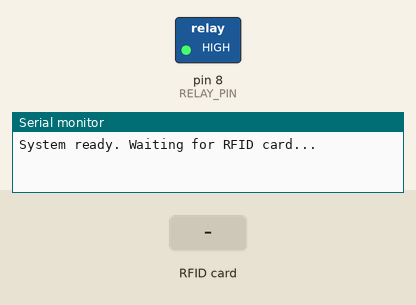
Bench run of a sketch on a simulated Arduino Uno, built with avr-gcc and run on an emulated ATmega328P. Parts: switched loads named in the sketch (green lamp = pin HIGH), the last lines printed to the serial monitor. The inputs (shaded band) are chosen by the test bench. Pins used as bus, display or sensor lines are not drawn.

Above: at 1.2 s.
1.3 s: RFID card 33 54 B9 03 held to the reader
At 1.8 s:
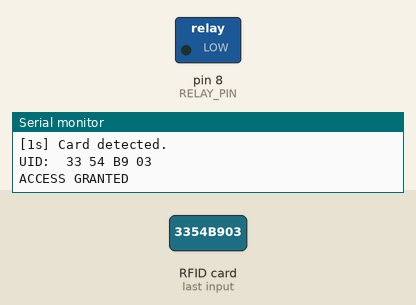
2.8 s: RFID card 5E 7A 19 C4 held to the reader
Timing chart, 0 to 5.8 s (numbered marks = the images above; inputs shaded):
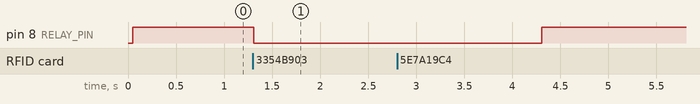

Measured:
- after the input at 1.3 s, pin 8 (RELAY_PIN): HIGH → LOW at once

The sketch:

rfid_access_control.ino
```cpp
#include <SPI.h>
#include <MFRC522.h>

#define SS_PIN 10
#define RST_PIN 9
#define RELAY_PIN 8

MFRC522 mfrc522(SS_PIN, RST_PIN);

// Replace with your actual card's UID
byte authorizedUID[] = {0x33, 0x54, 0xB9, 0x03};

int failedAttempts = 0;
bool locked = false;
unsigned long lockStartTime = 0;
const int LOCK_DURATION = 10000; // 10 seconds
const int MAX_FAILED = 3;

void setup() {
  Serial.begin(9600);
  SPI.begin();
  mfrc522.PCD_Init();

  pinMode(RELAY_PIN, OUTPUT);
  digitalWrite(RELAY_PIN, HIGH); // Relay OFF

  Serial.println("System ready. Waiting for RFID card...");
}

void loop() {
  // Check if system is locked out
  if (locked) {
    if (millis() - lockStartTime >= LOCK_DURATION) {
      locked = false;
      failedAttempts = 0;
      Serial.println("LOCKOUT LIFTED. System ready.");
    } else {
      unsigned long remaining = (LOCK_DURATION - (millis() - lockStartTime)) / 1000;
      Serial.print("SYSTEM LOCKED. Try again in ");
      Serial.print(remaining);
      Serial.println(" seconds.");
      delay(1000);
      return;
    }
  }

  if (mfrc522.PICC_IsNewCardPresent() && mfrc522.PICC_ReadCardSerial()) {
    // Print uptime timestamp
    unsigned long seconds = millis() / 1000;
    Serial.print("[");
    Serial.print(seconds);
    Serial.print("s] ");
    Serial.println("Card detected.");

    Serial.print("UID: ");
    for (byte i = 0; i < mfrc522.uid.size; i++) {
      Serial.print(mfrc522.uid.uidByte[i] < 0x10 ? " 0" : " ");
      Serial.print(mfrc522.uid.uidByte[i], HEX);
    }
    Serial.println();

    bool accessGranted = true;
    for (byte i = 0; i < sizeof(authorizedUID); i++) {
      if (mfrc522.uid.uidByte[i] != authorizedUID[i]) {
        accessGranted = false;
        break;
      }
    }

    if (accessGranted) {
      failedAttempts = 0;
      Serial.println("ACCESS GRANTED");
      digitalWrite(RELAY_PIN, LOW); // Relay ON
      delay(3000);
      digitalWrite(RELAY_PIN, HIGH); // Relay OFF
    } else {
      failedAttempts++;
      Serial.print("ACCESS DENIED. Failed attempts: ");
      Serial.println(failedAttempts);

      if (failedAttempts >= MAX_FAILED) {
        locked = true;
        lockStartTime = millis();
        Serial.println("TOO MANY FAILED ATTEMPTS. SYSTEM LOCKED FOR 10 SECONDS.");
      }
    }

    mfrc522.PICC_HaltA();
    mfrc522.PCD_StopCrypto1();
    delay(1000);
  }
}
```
